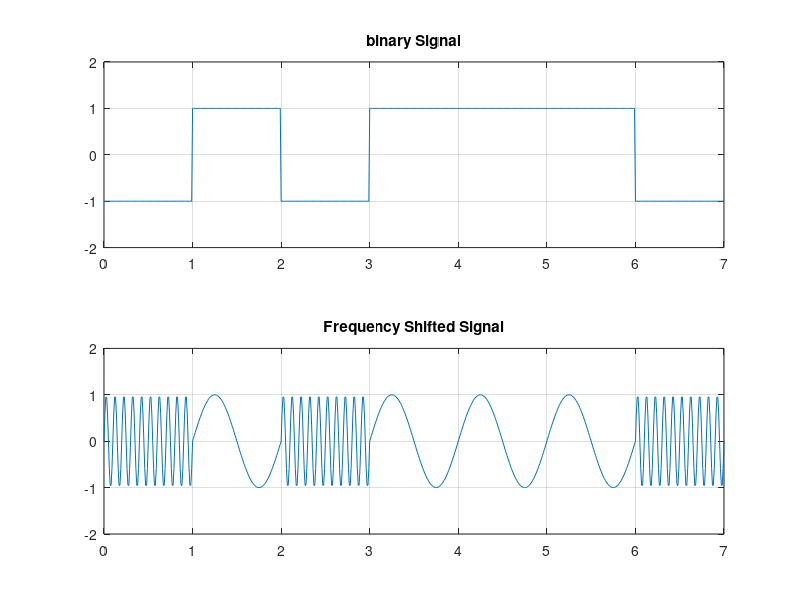

Recreate this plot in MATLAB.
%Frequency shift keying
clear;
clc;
close all;
b=[0 1 0 1 1 1 0];
n=length(b);
t=0:0.01:n;
b(b==0)=-1;

for i= 1:n
  bm(i*100:(i+1)*100)=b(i);
  end
bm=bm(100:end);

sint1=sin(2*pi*t);
sint2=sin(2*pi*110*t);

for i=1:length(bm)
  if(bm(i)==-1)
    bw(i)=sint2(i);
  else
    bw(i)=sint1(i)
  endif
end

subplot(2,1,1)
plot(t,bm)
grid on;
axis([0 n -2 +2])
title('binary Signal')

subplot(2,1,2)
plot(t,bw)
grid on;
axis([0 n -2 +2])
title('Frequency Shifted Signal')



